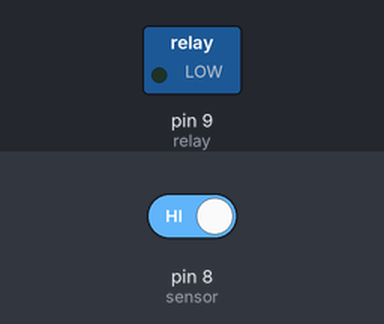
Recording of a sketch running on a simulated Arduino Uno, built with avr-gcc and run on an emulated ATmega328P. Parts: switched loads named in the sketch (green lamp = pin HIGH). Dashed ring = blinking. The test bench sets the inputs (shaded band); at power-on: pin 8 (sensor) HIGH.

Above: at 1.2 s.
1.3 s: pin 8 (sensor) driven LOW
At 1.45 s:
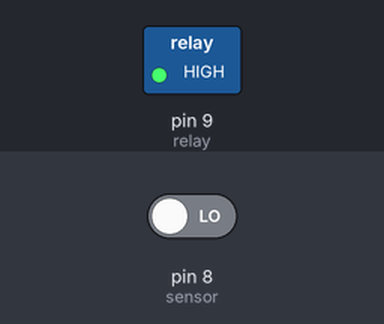
4.3 s: pin 8 (sensor) driven HIGH
At 5.4 s:
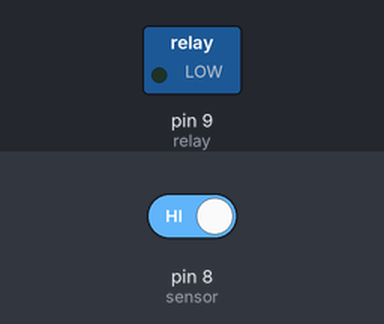
Timing chart, 0 to 7.3 s (numbered marks = the images above; inputs shaded):
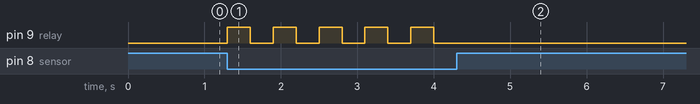

The sketch:

Smart_Clap_Light.ino
```cpp
// (licence header left out)
int relay = 9;        // Relay control pin connected to Arduino pin 9
int sensor = 8;       // Sound sensor digital output connected to Arduino pin 8
bool state = false;  // Stores current relay state (false = OFF, true = ON)

void setup() {
  pinMode(relay, OUTPUT);         // Set relay pin as OUTPUT
  pinMode(sensor, INPUT_PULLUP); // Enable internal pull-up resistor for sound sensor
}

void loop() {
  if (digitalRead(sensor) == LOW) {   // Clap detected (LOW because of pull-up)
    state = !state;                   // Toggle relay state
    digitalWrite(relay, state);       // Turn relay ON/OFF
    delay(300);                       // Simple debounce to avoid multiple toggles
  }
}
```

Measured:
- after the input at 1.3 s, pin 9 (relay): alternates HIGH for 0.30 s and LOW for 0.30 s, starting at once
- after the input at 4.3 s, pin 9 (relay): stops changing and stays LOW
